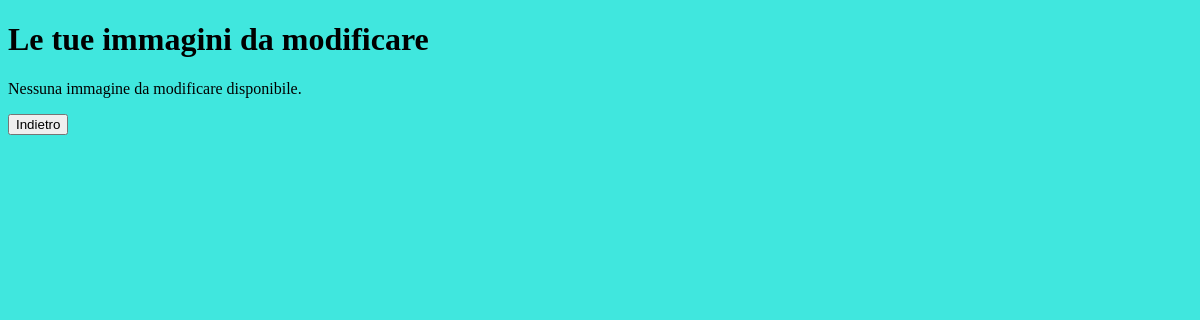
Page /Gestione/Immagini/ (signed in) on the earlier database version.
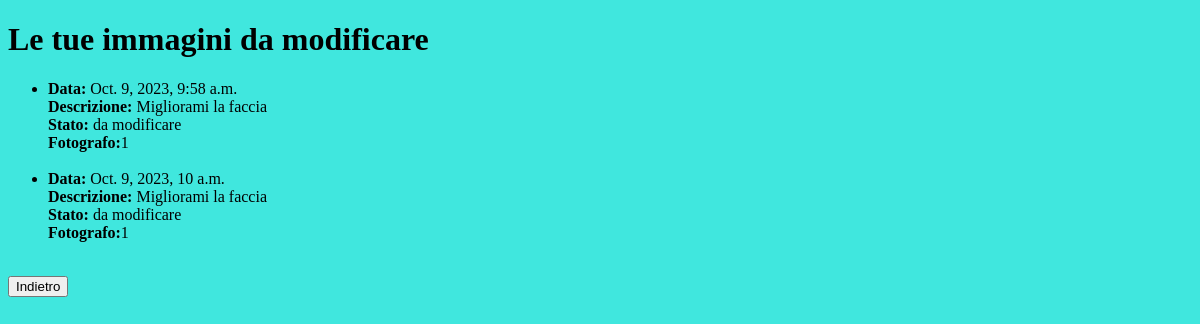
Same page on the later database version.
### Gestione/models.py (models this page shows, shortened)
class Immagine(models.Model):
    Descrizione = models.CharField(max_length=500)
    immagine = models.ImageField(upload_to='immagini_da_modificare/')
    data_caricamento = models.DateTimeField(auto_now_add=True)
    fotografi = models.ForeignKey(User, on_delete=models.CASCADE,related_name='immagine_fotografi',default=0)
    cliente = models.ForeignKey(User,on_delete=models.CASCADE, related_name='immagine_cliente', default=0)
    stato = models.CharField(max_length=100, default='da modificare')
    foto_modificata = models.ImageField(upload_to='foto_modificate/', blank=True, null=True)

### Gestione/views.py (the view)
# urls.py: path('Immagini/', ImmaginiListView.as_view(), name='immagine-list'),
class ImmaginiListView(LoginRequiredMixin, ListView):
    model = Immagine
    template_name = 'Immagine_list.html'
    context_object_name = 'Immagini'
    def get_queryset(self):
        user = self.request.user
        queryset = Immagine.objects.filter(cliente_id=user)
        return queryset

### templates/Immagine_list.html
{% extends 'base.html' %}
{% block content %}
  <h1>Le tue immagini da modificare</h1>
  {% if Immagini %}
    <ul>
      {% for imm in Immagini %}
        <li>
          <strong>Data:</strong> {{ imm.data_caricamento }}<br>
          <strong>Descrizione:</strong> {{imm.Descrizione}}<br>
          <strong>Stato:</strong> {{imm.stato}}<br>
          <strong>Fotografo:</strong>{{imm.fotografi_id}}<br>
          <br>
        </li>
      {% endfor %}
    </ul>
  {% else %}
    <p>Nessuna immagine da modificare disponibile.</p>
  {% endif %}
<a href="{% url 'Loggato' %}"><button>Indietro</button></a>
{% endblock %}

Differences in the rows shown:
added Immagine: data_caricamento "Oct. 9, 2023, 9:58 a.m.", Descrizione "Migliorami la faccia", stato "da modificare", fotografi_id "1"
added Immagine: data_caricamento "Oct. 9, 2023, 10 a.m.", Descrizione "Migliorami la faccia", stato "da modificare", fotografi_id "1"
Other differences:
text no longer shown: "Nessuna immagine da modificare disponibile."
